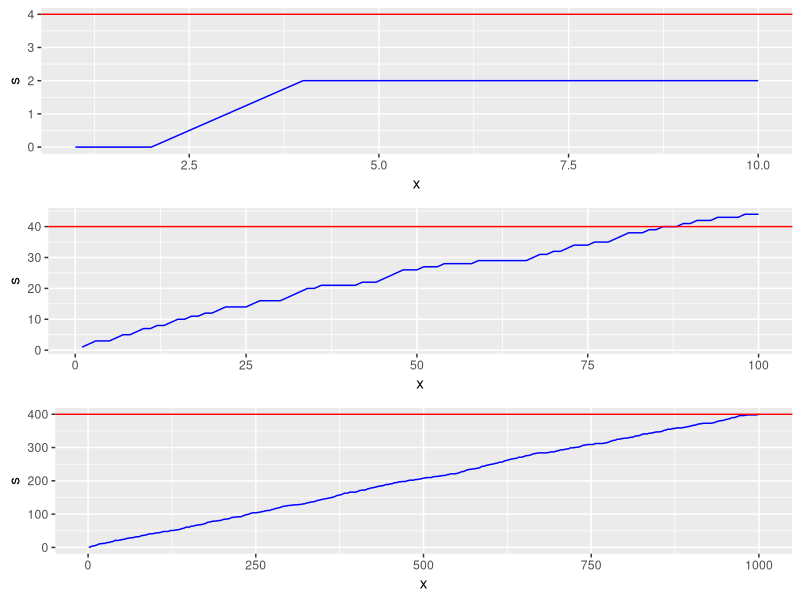

This figure's R source:
if (!'ggplot2' %in% rownames(installed.packages())) {install.packages('ggplot2')}
library('ggplot2')
if (!'gridExtra' %in% rownames(installed.packages())) {install.packages('gridExtra')}
library('gridExtra')

rm(list = ls())

set.seed(9231066)

flip <- function(n, p) {
    x <- seq(1, n)
    coin <- rbinom(n, 1, p)
    s <- cumsum(coin)
    data.frame(x, s)
}

plot.flip <- function(df, n, p) {
    plot <- ggplot(data = df, aes(x = x, y = s))
    plot <- plot + geom_line(color = 'blue')
    plot <- plot + geom_hline(yintercept = n * p, color = 'red')
    plot
}

df.10 <- flip(10, 0.4)
plot.10 <- plot.flip(df.10, 10, 0.4)

df.100 <- flip(100, 0.4)
plot.100 <- plot.flip(df.100, 100, 0.4)

df.1000 <- flip(1000, 0.4)
plot.1000 <- plot.flip(df.1000, 1000, 0.4)

grid.arrange(plot.10, plot.100, plot.1000, nrow = 3)
